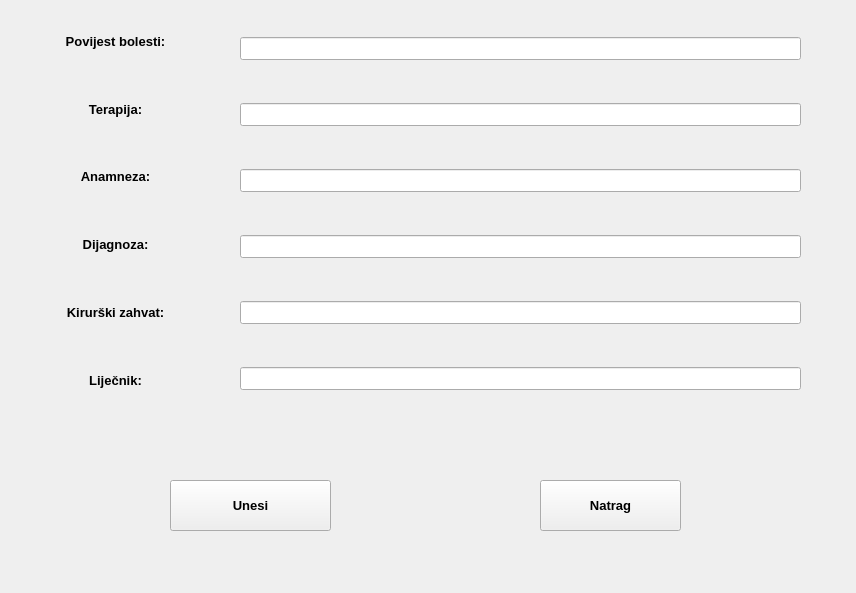
<?xml version="1.0" encoding="UTF-8"?>
<ui version="4.0">
 <class>KirurskiZahvatText</class>
 <widget class="QWidget" name="KirurskiZahvatText">
  <property name="geometry">
   <rect>
    <x>0</x>
    <y>0</y>
    <width>856</width>
    <height>593</height>
   </rect>
  </property>
  <property name="windowTitle">
   <string>Form</string>
  </property>
  <widget class="QPushButton" name="unesiGumb">
   <property name="geometry">
    <rect>
     <x>170</x>
     <y>480</y>
     <width>161</width>
     <height>51</height>
    </rect>
   </property>
   <property name="font">
    <font>
     <family>Arial</family>
     <pointsize>10</pointsize>
     <bold>true</bold>
    </font>
   </property>
   <property name="text">
    <string>Unesi</string>
   </property>
  </widget>
  <widget class="QPushButton" name="natragGumb">
   <property name="geometry">
    <rect>
     <x>540</x>
     <y>480</y>
     <width>141</width>
     <height>51</height>
    </rect>
   </property>
   <property name="font">
    <font>
     <family>Arial</family>
     <pointsize>10</pointsize>
     <bold>true</bold>
    </font>
   </property>
   <property name="text">
    <string>Natrag</string>
   </property>
  </widget>
  <widget class="QWidget" name="layoutWidget">
   <property name="geometry">
    <rect>
     <x>10</x>
     <y>10</y>
     <width>211</width>
     <height>401</height>
    </rect>
   </property>
   <layout class="QVBoxLayout" name="verticalLayout">
    <item>
     <widget class="QLabel" name="PovijestBolestiLabel">
      <property name="font">
       <font>
        <family>Arial</family>
        <pointsize>10</pointsize>
        <bold>true</bold>
       </font>
      </property>
      <property name="text">
       <string>Povijest bolesti:</string>
      </property>
      <property name="alignment">
       <set>Qt::AlignCenter</set>
      </property>
     </widget>
    </item>
    <item>
     <widget class="QLabel" name="TerapijaLabel">
      <property name="font">
       <font>
        <family>Arial</family>
        <pointsize>10</pointsize>
        <bold>true</bold>
       </font>
      </property>
      <property name="text">
       <string>Terapija:</string>
      </property>
      <property name="alignment">
       <set>Qt::AlignCenter</set>
      </property>
     </widget>
    </item>
    <item>
     <widget class="QLabel" name="AnamnezaLabel">
      <property name="font">
       <font>
        <family>Arial</family>
        <pointsize>10</pointsize>
        <bold>true</bold>
       </font>
      </property>
      <property name="text">
       <string>Anamneza:</string>
      </property>
      <property name="alignment">
       <set>Qt::AlignCenter</set>
      </property>
     </widget>
    </item>
    <item>
     <widget class="QLabel" name="DijagnozaLabel">
      <property name="font">
       <font>
        <family>Arial</family>
        <pointsize>10</pointsize>
        <bold>true</bold>
       </font>
      </property>
      <property name="text">
       <string>Dijagnoza:</string>
      </property>
      <property name="alignment">
       <set>Qt::AlignCenter</set>
      </property>
     </widget>
    </item>
    <item>
     <widget class="QLabel" name="KirurkiZahvatLabel">
      <property name="font">
       <font>
        <family>Arial</family>
        <pointsize>10</pointsize>
        <bold>true</bold>
       </font>
      </property>
      <property name="text">
       <string>Kirurški zahvat:</string>
      </property>
      <property name="alignment">
       <set>Qt::AlignCenter</set>
      </property>
     </widget>
    </item>
    <item>
     <widget class="QLabel" name="LijecnikLabel">
      <property name="font">
       <font>
        <family>Arial</family>
        <pointsize>10</pointsize>
        <bold>true</bold>
       </font>
      </property>
      <property name="text">
       <string>Liječnik:</string>
      </property>
      <property name="alignment">
       <set>Qt::AlignCenter</set>
      </property>
     </widget>
    </item>
   </layout>
  </widget>
  <widget class="QWidget" name="layoutWidget">
   <property name="geometry">
    <rect>
     <x>240</x>
     <y>0</y>
     <width>561</width>
     <height>431</height>
    </rect>
   </property>
   <layout class="QVBoxLayout" name="verticalLayout_2">
    <item>
     <widget class="QLineEdit" name="pov_bolestiText">
      <property name="font">
       <font>
        <family>Arial</family>
        <pointsize>10</pointsize>
       </font>
      </property>
     </widget>
    </item>
    <item>
     <widget class="QLineEdit" name="terapijaText">
      <property name="font">
       <font>
        <family>Arial</family>
        <pointsize>10</pointsize>
       </font>
      </property>
     </widget>
    </item>
    <item>
     <widget class="QLineEdit" name="anamnezaText">
      <property name="font">
       <font>
        <family>Arial</family>
        <pointsize>10</pointsize>
       </font>
      </property>
     </widget>
    </item>
    <item>
     <widget class="QLineEdit" name="dijagnozaText">
      <property name="font">
       <font>
        <family>Arial</family>
        <pointsize>10</pointsize>
       </font>
      </property>
     </widget>
    </item>
    <item>
     <widget class="QLineEdit" name="kirurski_zahvatText">
      <property name="font">
       <font>
        <family>Arial</family>
        <pointsize>10</pointsize>
       </font>
      </property>
     </widget>
    </item>
    <item>
     <widget class="QLineEdit" name="lijecnikText">
      <property name="font">
       <font>
        <family>Arial</family>
        <pointsize>10</pointsize>
       </font>
      </property>
     </widget>
    </item>
   </layout>
  </widget>
 </widget>
 <resources/>
 <connections/>
</ui>
